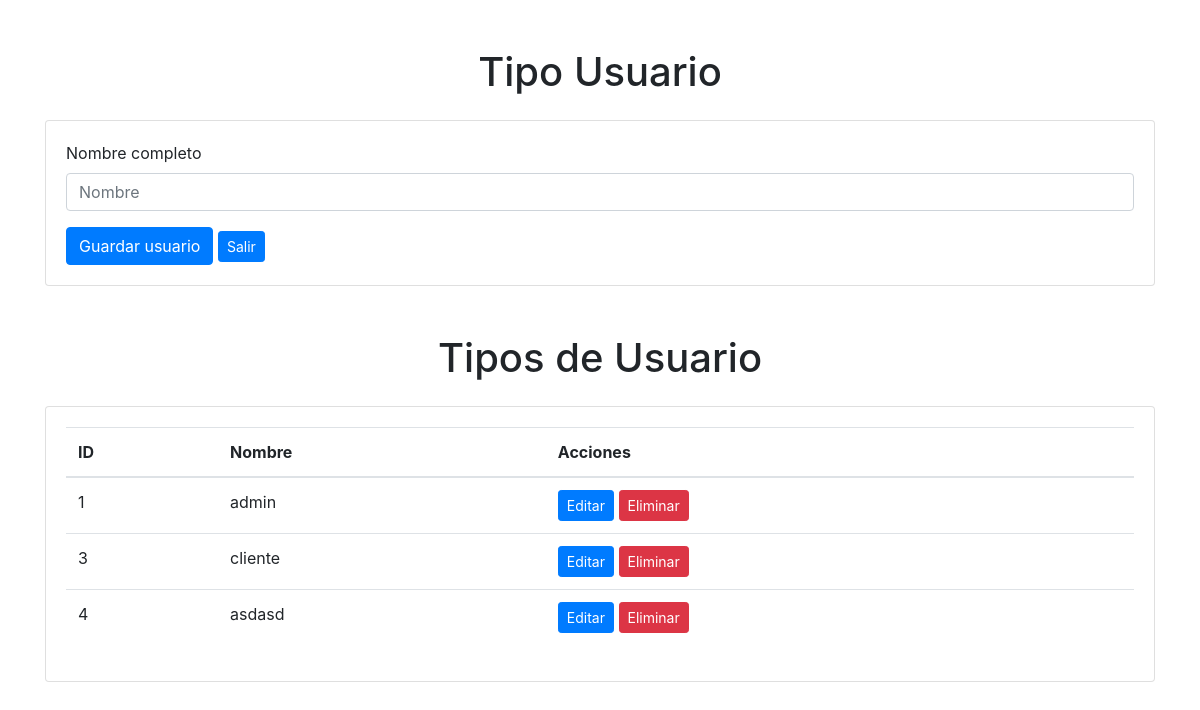
The page /administrar/mantenedorTipoUsuario/ on the database its author committed.
### aplicacion/models.py (models this page shows, shortened)
class TipoUsuario(models.Model):
    IdTipoUsuario = models.AutoField(primary_key=True)
    nombre = models.CharField(max_length=255)

### aplicacion/views.py (the view)
# urls.py: path('administrar/mantenedorTipoUsuario/', views.mantenedorTipoUsuario, name='mantenedorTipoUsuario'),
def mantenedorTipoUsuario(request):
    tipos_usuarios = TipoUsuario.objects.all()
    return render(request, 'aplicacion/tipousuario.html', {'tipos_usuarios': tipos_usuarios})

### aplicacion/templates/aplicacion/tipousuario.html (shortened to what this page needs)
{% load static %}
<!DOCTYPE html>
<html lang="es">
<head>
    <link rel="stylesheet" href="{% static 'css/style.css' %}">
    <link rel="stylesheet" href="https://stackpath.bootstrapcdn.com/bootstrap/4.5.2/css/bootstrap.min.css">
</head>
<body>
    <div class="container mt-5">
        <h1 class="text-center">Tipo Usuario</h1>
        <div class="card mt-4">
            <div class="card-body">
                <form>
                    <div class="form-group">
                        <label for="nombre">Nombre completo</label>
                        <input type="text" class="form-control" id="nombre" placeholder="Nombre">
                    </div>
                    <button type="button" class="btn btn-primary" onclick="agregarTipoUsuario();">Guardar usuario</button>
                    <a href=".." class="btn btn-sm btn-primary">Salir</a>
                </form>
            </div>
        </div>
    </div>
<div class="container mt-5">
    <h1 class="text-center">Tipos de Usuario</h1>
    <div class="card mt-4">
        <div class="card-body">
            <table class="table">
                <thead>
                    <tr>
                        <th>ID</th>
                        <th>Nombre</th>
                        <th>Acciones</th>
                    </tr>
                </thead>
                <tbody>
                    {% for tipo_usuario in tipos_usuarios %}
                    <tr>
                        <td>{{ tipo_usuario.IdTipoUsuario }}</td>
                        <td>{{ tipo_usuario.nombre }}</td>
                        <td>
                            <a href="{% url 'editar_tipo_usuario' tipo_usuario.IdTipoUsuario %}" class="btn btn-sm btn-primary">Editar</a>
                            <a href="{% url 'eliminar_tipo_usuario' tipo_usuario.IdTipoUsuario %}" class="btn btn-sm btn-danger">Eliminar</a>
                        </td>
                    </tr>
                    {% endfor %}
                </tbody>
            </table>
        </div>
    </div>
</div>
</body>
</html>

### rows shown on the page
TipoUsuario: IdTipoUsuario "1", nombre "admin"
TipoUsuario: IdTipoUsuario "3", nombre "cliente"
TipoUsuario: IdTipoUsuario "4", nombre "asdasd"
